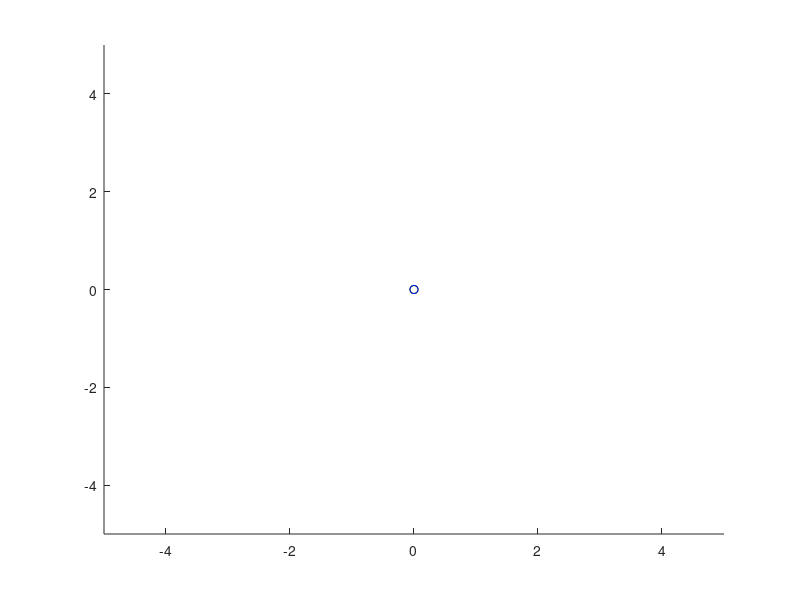

This chart was generated by the following MATLAB code:
function [fig,h] = simple_walker_draw_prepare()

fig = figure; hold on; 
h1 = plot(0,0, 'or'); % center
h2 = plot(0,0, 'og'); % foot 1
h3 = plot(0,0, 'ob'); % foot 2
h4 = plot(0,0, '-k'); % leg 1
h5 = plot(0,0, '-k'); % leg 2
h = {h1,h2,h3,h4,h5};
xlim([-5 5])
ylim([-5 5])